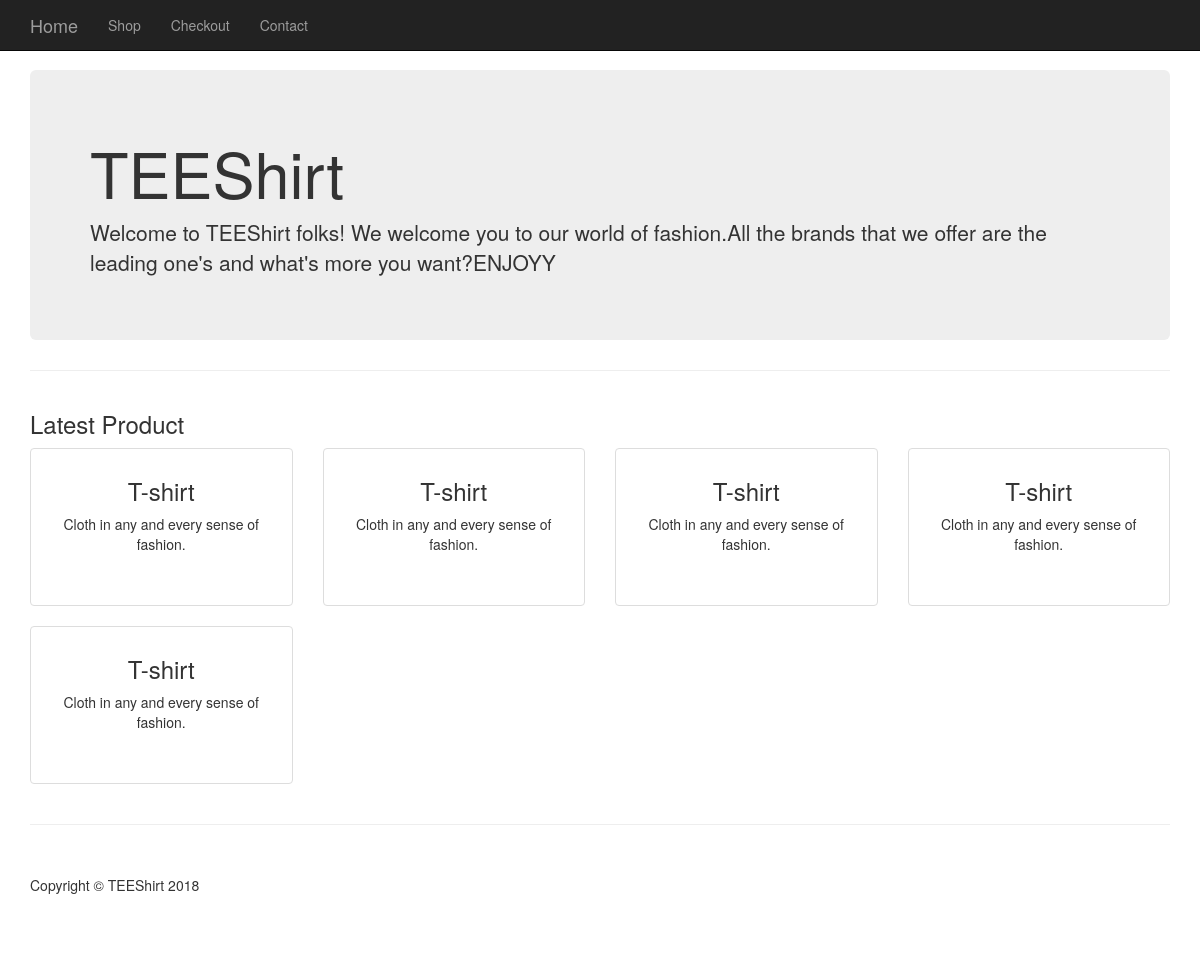
Page /category.php?id=31 on the committed database.
### tables this page shows
CREATE TABLE `products` (
  `product_id` int(11) NOT NULL,
  `product_title` varchar(255) NOT NULL,
  `product_category_id` int(11) NOT NULL,
  `product_price` float NOT NULL,
  `product_quantity` int(11) NOT NULL,
  `product_description` text NOT NULL,
  `short_desc` text NOT NULL,
  `product_image` varchar(255) NOT NULL
);

### resources/functions.php (the view, shortened to what this page needs)
<?php
$upload_directory = "uploads";
function query($sql) {
global $connection;
return mysqli_query($connection, $sql);
}
function escape_string($string){
global $connection;
return mysqli_real_escape_string($connection, $string);
}
function fetch_array($result){
return mysqli_fetch_array($result);
}
function get_products_in_cat_page() {
$query = query(" SELECT * FROM products WHERE product_category_id = " . escape_string($_GET['id']) . " ");
while($row = fetch_array($query)) {
$product_image = display_image($row['product_image']);
$product = <<<DELIMETER
            <div class="col-md-3 col-sm-6 hero-feature">
                <div class="thumbnail">
                    <img src="../resources/{$product_image}" alt="">
                    <div class="caption">
                        <h3>{$row['product_title']}</h3>
                        <p>Cloth in any and every sense of fashion.</p>
                        <p>
                             </p>
                    </div>
                </div>
            </div>
DELIMETER;
echo $product;
		}
}
function display_image($picture) {
global $upload_directory;
return $upload_directory  . DS . $picture;
}
 ?>

### public/css/shop-homepage.css (style rules this page uses)
body { padding-top: 70px; }
.caption { height: 130px; overflow: hidden; }
.thumbnail { padding: 0; }

### public/css/styles.css (style rules this page uses)
.caption { height: 156px; }

### rows in the picture
products: product_title "T-shirt"
products: product_title "T-shirt"
products: product_title "T-shirt"
products: product_title "T-shirt"
products: product_title "T-shirt"
